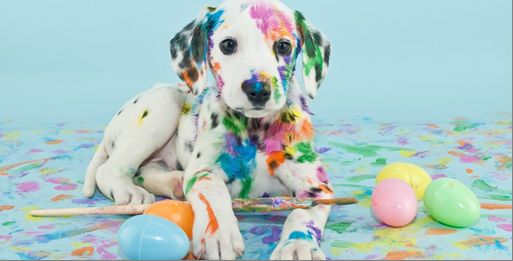
#> input picture TH08/dog.jpg, 513 x 261 px
$ jupyter execute 'Lab07_IMAGE SEGMENTATION.ipynb'
#> lines starting #> are read from the running program, lines starting #| are printed output that depends on the picture; after the words box and inside, x2 and y2 are one past the last pixel; in counts of white or black regions, pixels touching at a corner belong together
[cell 1]
import cv2
import numpy as np
import matplotlib.pyplot as plt

[cell 2]
img = cv2.imread('dog.jpg')
#> img is the input picture: shape (261, 513, 3); mean B, G, R 195.1, 197.2, 172.7
img_rgb = cv2.cvtColor(img, cv2.COLOR_BGR2RGB)

plt.imshow(img_rgb)
plt.title("Original Image")
plt.axis('off')

[cell 3]
gray = cv2.cvtColor(img, cv2.COLOR_BGR2GRAY)
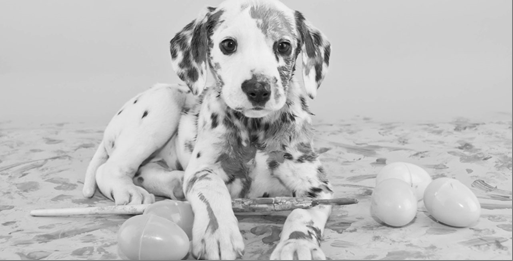
#> gray: shape (261, 513); min 4, max 253, mean 189.6

_, thresh = cv2.threshold(gray, 127, 255, cv2.THRESH_BINARY)
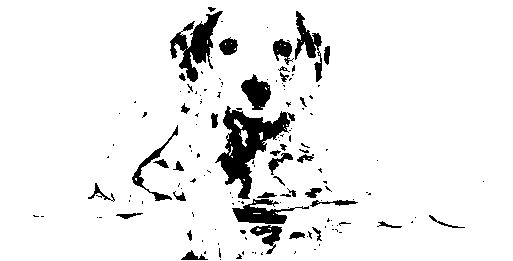
#> thresh: shape (261, 513); 92.4% white; 147 black regions (108 under 20 px), largest, box (x1, y1, x2, y2) and area: (215, 106, 295, 199) 2697, (170, 11, 223, 82) 1461, (232, 199, 309, 224) 869

plt.imshow(thresh, cmap='gray')
plt.title("Thresholding")
plt.axis('off')

[cell 4]
_, otsu = cv2.threshold(gray, 0, 255,
                        cv2.THRESH_BINARY + cv2.THRESH_OTSU)
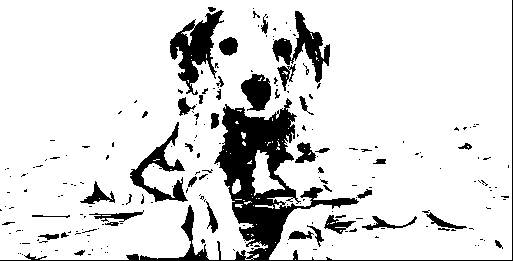
#> otsu: shape (261, 513); 86.1% white; 217 black regions (170 under 20 px), largest, box (x1, y1, x2, y2) and area: (0, 0, 513, 261) 8970, (170, 10, 224, 95) 1919, (272, 11, 330, 83) 1398

plt.imshow(otsu, cmap='gray')
plt.title("Otsu Thresholding")
plt.axis('off')

[cell 5]
Z = img.reshape((-1,3))
Z = np.float32(Z)

criteria = (cv2.TERM_CRITERIA_EPS + cv2.TERM_CRITERIA_MAX_ITER, 10, 1.0)
K = 3

_, label, center = cv2.kmeans(Z, K, None, criteria, 10, cv2.KMEANS_RANDOM_CENTERS)
#> center = [[107.7, 110.9, 80.57], [217.7, 214.3, 182.4], [149.4, 174, 182.5]]

center = np.uint8(center)
#> center = [[107, 110, 80], [217, 214, 182], [149, 173, 182]]
res = center[label.flatten()]
segmented = res.reshape((img.shape))
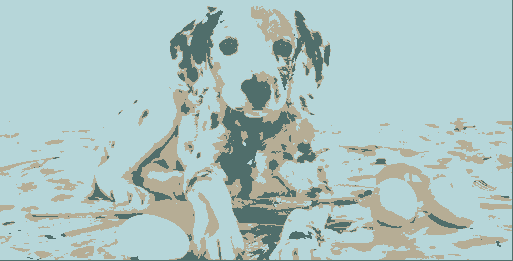
#> segmented: shape (261, 513, 3); mean B, G, R 194.4, 196.8, 172.2

plt.imshow(cv2.cvtColor(segmented, cv2.COLOR_BGR2RGB))
plt.title("K-means Segmentation")
plt.axis('off')

[cell 6]
# Ví dụ đơn giản (không có sẵn trong OpenCV → phải tự viết)
seed = (100, 100)
threshold = 10

seg = np.zeros(gray.shape, np.uint8)
seg[seed] = 255

[cell 7]
edges = cv2.Canny(gray, 100, 200)
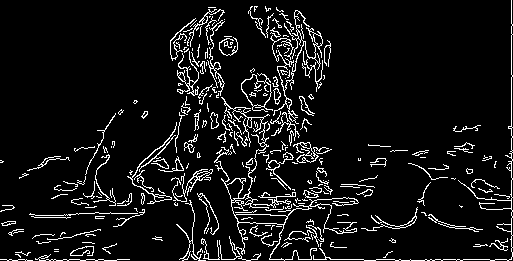
#> edges: shape (261, 513); 7.8% white in thin lines or dots

plt.imshow(edges, cmap='gray')
plt.title("Edge Detection")
plt.axis('off')

$ run again, with TH08/image.jpg copied over TH08/dog.jpg
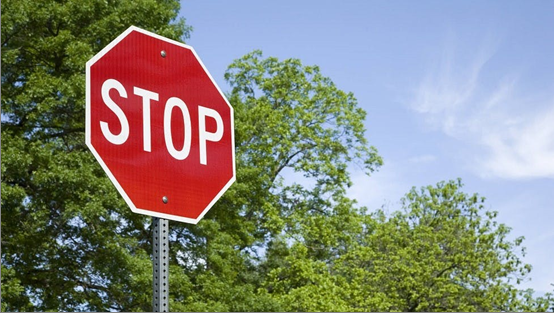
#> input picture TH08/image.jpg, 554 x 313 px
#> img is the input picture: shape (313, 554, 3); mean B, G, R 123.1, 133.2, 133
#> `_, thresh = cv2.threshold(gray, 127, 255, cv2.THRESH_BINARY)`:
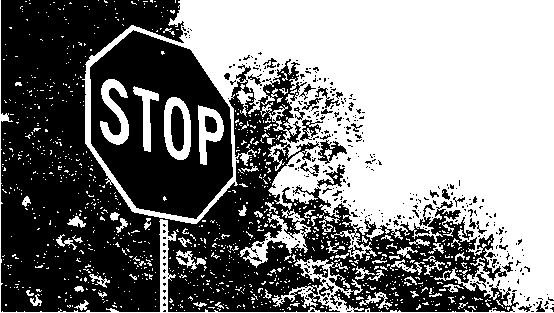
#> thresh: shape (313, 554); 50.4% white; 369 black regions (331 under 20 px), largest, box (x1, y1, x2, y2) and area: (1, 0, 519, 312) 65477, (90, 30, 233, 219) 16213, (171, 106, 184, 151) 496
#> otsu: shape (313, 554); 47.6% white; 1098 white regions (1018 under 20 px), largest, box (x1, y1, x2, y2) and area: (83, 0, 554, 312) 69994, (164, 97, 191, 160) 930, (100, 79, 129, 145) 925
#> `_, label, center = cv2.kmeans(Z, K, None, criteria, 10, cv2.KMEANS_RAN..`: center = [[67.15, 104.6, 136.5], [25.41, 66.9, 54.15], [229.1, 197.7, 179.7]]
#> `center = np.uint8(center)`: center = [[67, 104, 136], [25, 66, 54], [229, 197, 179]]
#> `edges = cv2.Canny(gray, 100, 200)`:
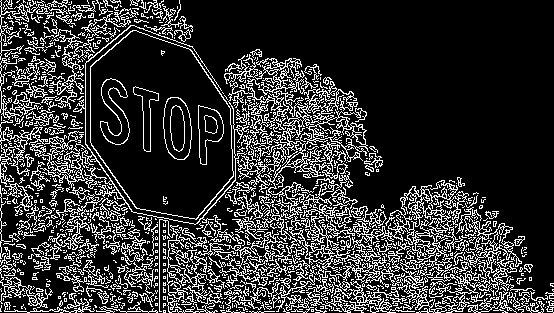
#> edges: shape (313, 554); 20% white in thin lines or dots
